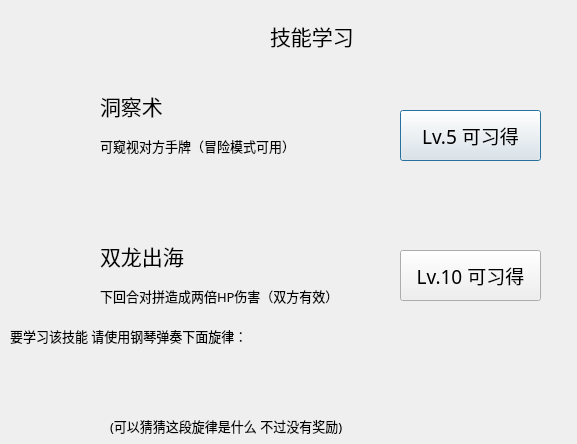
<?xml version="1.0" encoding="UTF-8"?>
<ui version="4.0">
 <class>Skill</class>
 <widget class="QDialog" name="Skill">
  <property name="geometry">
   <rect>
    <x>0</x>
    <y>0</y>
    <width>577</width>
    <height>444</height>
   </rect>
  </property>
  <property name="windowTitle">
   <string>Dialog</string>
  </property>
  <widget class="QLabel" name="label">
   <property name="geometry">
    <rect>
     <x>20</x>
     <y>90</y>
     <width>72</width>
     <height>71</height>
    </rect>
   </property>
   <property name="styleSheet">
    <string notr="true">border-image: url(:/image/see);</string>
   </property>
   <property name="text">
    <string/>
   </property>
  </widget>
  <widget class="QLabel" name="label_2">
   <property name="geometry">
    <rect>
     <x>100</x>
     <y>80</y>
     <width>211</width>
     <height>51</height>
    </rect>
   </property>
   <property name="font">
    <font>
     <family>方正像素24</family>
     <pointsize>16</pointsize>
    </font>
   </property>
   <property name="text">
    <string>洞察术</string>
   </property>
  </widget>
  <widget class="QLabel" name="label_3">
   <property name="geometry">
    <rect>
     <x>100</x>
     <y>120</y>
     <width>301</width>
     <height>51</height>
    </rect>
   </property>
   <property name="font">
    <font>
     <family>方正像素24</family>
     <pointsize>10</pointsize>
    </font>
   </property>
   <property name="text">
    <string>可窥视对方手牌（冒险模式可用）</string>
   </property>
  </widget>
  <widget class="QPushButton" name="see">
   <property name="geometry">
    <rect>
     <x>400</x>
     <y>110</y>
     <width>141</width>
     <height>51</height>
    </rect>
   </property>
   <property name="font">
    <font>
     <family>方正像素24</family>
     <pointsize>14</pointsize>
    </font>
   </property>
   <property name="text">
    <string>Lv.5 可习得</string>
   </property>
  </widget>
  <widget class="QLabel" name="label_4">
   <property name="geometry">
    <rect>
     <x>20</x>
     <y>240</y>
     <width>72</width>
     <height>71</height>
    </rect>
   </property>
   <property name="styleSheet">
    <string notr="true">border-image: url(:/image/double);</string>
   </property>
   <property name="text">
    <string/>
   </property>
  </widget>
  <widget class="QLabel" name="label_5">
   <property name="geometry">
    <rect>
     <x>100</x>
     <y>270</y>
     <width>301</width>
     <height>51</height>
    </rect>
   </property>
   <property name="font">
    <font>
     <family>方正像素24</family>
     <pointsize>10</pointsize>
    </font>
   </property>
   <property name="text">
    <string>下回合对拼造成两倍HP伤害（双方有效）</string>
   </property>
  </widget>
  <widget class="QLabel" name="label_6">
   <property name="geometry">
    <rect>
     <x>100</x>
     <y>230</y>
     <width>211</width>
     <height>51</height>
    </rect>
   </property>
   <property name="font">
    <font>
     <family>方正像素24</family>
     <pointsize>16</pointsize>
    </font>
   </property>
   <property name="text">
    <string>双龙出海</string>
   </property>
  </widget>
  <widget class="QPushButton" name="double_2">
   <property name="geometry">
    <rect>
     <x>400</x>
     <y>250</y>
     <width>141</width>
     <height>51</height>
    </rect>
   </property>
   <property name="font">
    <font>
     <family>方正像素24</family>
     <pointsize>14</pointsize>
    </font>
   </property>
   <property name="text">
    <string>Lv.10 可习得</string>
   </property>
  </widget>
  <widget class="QLabel" name="label_7">
   <property name="geometry">
    <rect>
     <x>180</x>
     <y>10</y>
     <width>72</width>
     <height>81</height>
    </rect>
   </property>
   <property name="styleSheet">
    <string notr="true">border-image: url(:/image/skill);</string>
   </property>
   <property name="text">
    <string/>
   </property>
  </widget>
  <widget class="QLabel" name="label_8">
   <property name="geometry">
    <rect>
     <x>270</x>
     <y>10</y>
     <width>211</width>
     <height>51</height>
    </rect>
   </property>
   <property name="font">
    <font>
     <family>方正像素24</family>
     <pointsize>16</pointsize>
    </font>
   </property>
   <property name="text">
    <string>技能学习</string>
   </property>
  </widget>
  <widget class="QLabel" name="tips">
   <property name="geometry">
    <rect>
     <x>10</x>
     <y>320</y>
     <width>471</width>
     <height>31</height>
    </rect>
   </property>
   <property name="font">
    <font>
     <family>方正像素24</family>
     <pointsize>10</pointsize>
    </font>
   </property>
   <property name="text">
    <string>要学习该技能 请使用钢琴弹奏下面旋律：</string>
   </property>
  </widget>
  <widget class="QLabel" name="songNote">
   <property name="geometry">
    <rect>
     <x>80</x>
     <y>350</y>
     <width>411</width>
     <height>50</height>
    </rect>
   </property>
   <property name="styleSheet">
    <string notr="true">border-image: url(:/piano/mission);</string>
   </property>
   <property name="text">
    <string/>
   </property>
  </widget>
  <widget class="QLabel" name="tips_2">
   <property name="geometry">
    <rect>
     <x>110</x>
     <y>410</y>
     <width>471</width>
     <height>31</height>
    </rect>
   </property>
   <property name="font">
    <font>
     <family>方正像素24</family>
     <pointsize>10</pointsize>
    </font>
   </property>
   <property name="text">
    <string>(可以猜猜这段旋律是什么 不过没有奖励)</string>
   </property>
  </widget>
 </widget>
 <resources/>
 <connections/>
</ui>
